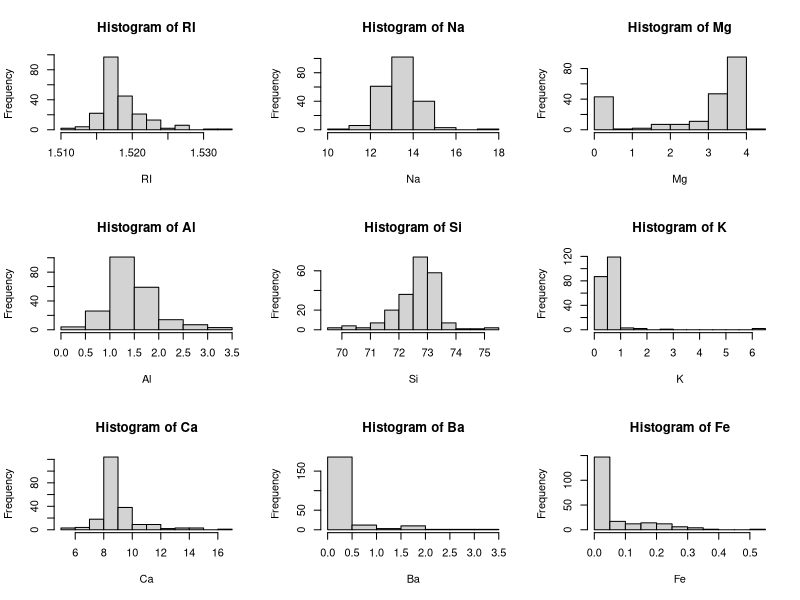
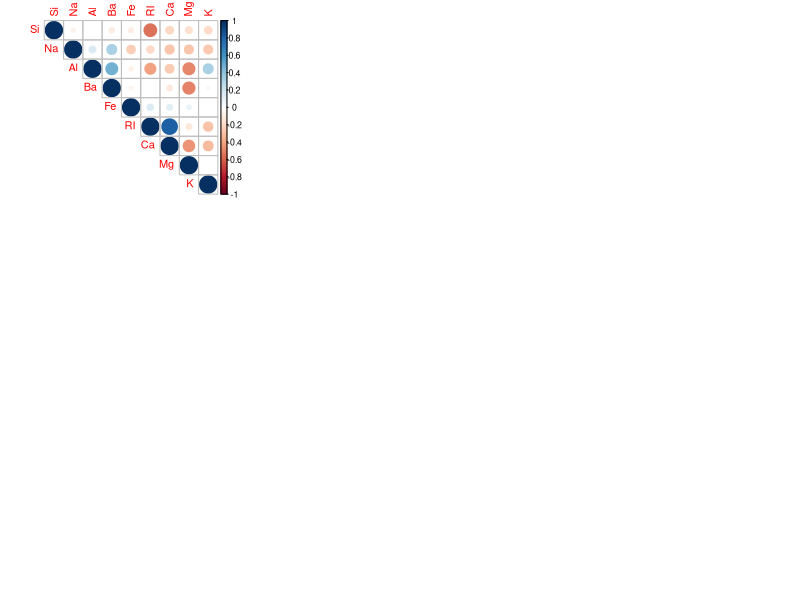
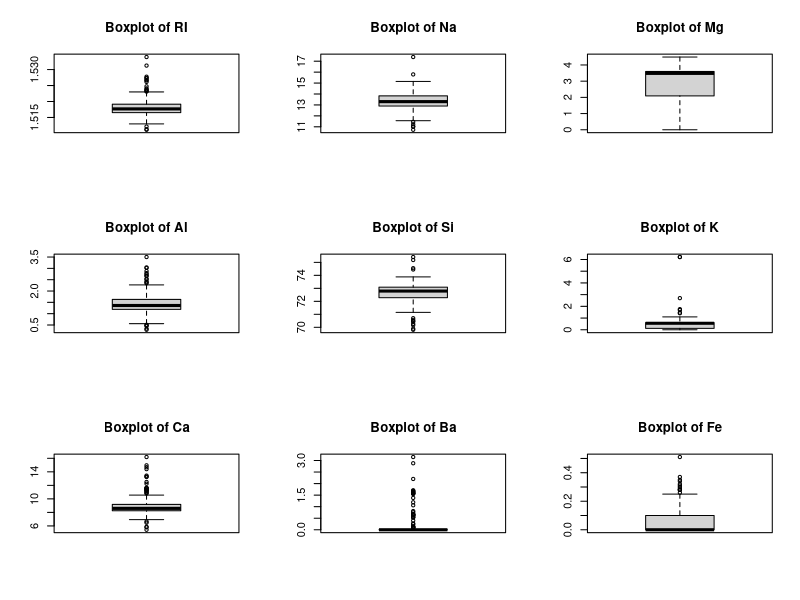
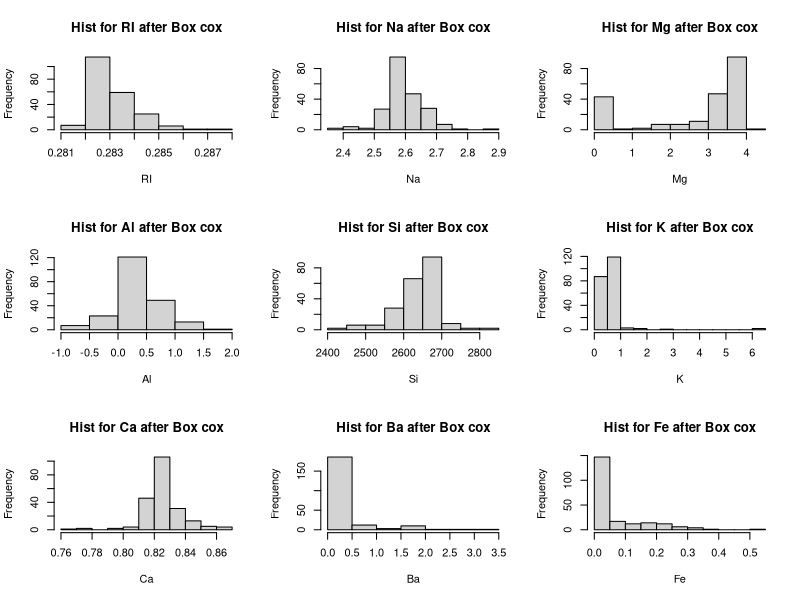

The R source for these figures, in order: (Note: this script raises an error after producing the figures.)
## ---- chunk 1
library(mlbench)
library(e1071)
data(Glass)
str(Glass)
## ---- chunk 2
attach(Glass)
par(mfrow=c(3,3))
hist(RI, main= "Histogram of RI")
hist(Na, main= "Histogram of Na")
hist(Mg, main= "Histogram of Mg")
hist(Al, main= "Histogram of Al")
hist(Si, main= "Histogram of Si")
hist(K, main= "Histogram of K")
hist(Ca, main= "Histogram of Ca")
hist(Ba, main= "Histogram of Ba")
hist(Fe, main= "Histogram of Fe")

## ---- chunk 3
# Relationship between the predictors
library(corrplot)
corr_matrix<- cor(Glass[,-10])
corrplot(corr_matrix, order= "hclust", type = 'upper')
## ---- chunk 4
attach(Glass)
par(mfrow=c(3,3))
boxplot(RI, main= "Boxplot of RI")
boxplot(Na, main= "Boxplot of Na")
boxplot(Mg, main= "Boxplot of Mg")
boxplot(Al, main= "Boxplot of Al")
boxplot(Si, main= "Boxplot of Si")
boxplot(K, main= "Boxplot of K")
boxplot(Ca, main= "Boxplot of Ca")
boxplot(Ba, main= "Boxplot of Ba")
boxplot(Fe, main= "Boxplot of Fe")
## ---- chunk 5
#apply box  plot transformation and check if there is any improvement in the skweness 
library(caret)
preprocessed_data<- preProcess(Glass[,-10],method=c("BoxCox"))
transformed_data<- predict(preprocessed_data,Glass[-10])
par(mfrow=c(3,3))
for (i in 1:9)
{
hist(transformed_data[,i],xlab=colnames(transformed_data)[i], main = paste('Hist for',colnames(transformed_data)[i],'after Box cox'))
}

apply(transformed_data,2,skewness)
## ---- chunk 6
attach(Glass)
library(e1071)
skewed_values <- apply(Glass[,-10],2,skewness)
skewed_values
## ---- chunk 7
library(mlbench)
data(Soybean)
str(Soybean)

#frequency distribution
par(mfrow=c(6,6))
for (i in 1: ncol(Soybean)){
  plot(Soybean[,i],xlab=colnames(Soybean)[i])
}

## ---- chunk 8
image(is.na(Soybean), main ="Missing values", xlab = "observartion", ylab = "Variable", xaxt = "n", yaxt= "n", bty="n")
axis(1, seq(0,1,length.out = nrow(Soybean)), 1:nrow(Soybean), col = "white")
## ---- chunk 9

Ras <- NULL
for(i in 1:ncol(Soybean)){
  NAs <- sum(is.na(Soybean[,i]))
  NAs <- as.data.frame(NAs)
  NAs$var<-colnames(Soybean)[i]
  Ras <- rbind(Ras, NAs)
}
Ras_ <- as.data.frame(Ras)
Ras1 <- Ras_[order(-Ras_$NAs),]
barplot(Ras1$NAs, names.arg = colnames(Soybean), horiz = TRUE, xlab = 'Number of NAs', main = 'Barplot for number of NAs', cex.axis = 0.55, cex.names = 0.55, las=2, width = 5)

## ---- chunk 10
number_of_nas <- apply(Soybean, 2, function(sum_na){ sum(is.na(sum_na)) } )
number_of_nas

Soybean$has_nans_in_sample = apply( Soybean[,-1], 1, function(x){ sum(is.na(x)) > 0 } )
table( Soybean[, c(1,34) ] )
## ---- chunk 11
##Near Zero Variance
nearZeroVar(Soybean)
library(VIM)
transformed_soybean <- kNN(Soybean)
transformed_soybean
## ---- chunk 12
library(caret)
data(BloodBrain)
logBBB
bbbDescr
## ---- chunk 13
library(corrplot)
corr_matrix<- cor(bbbDescr)
corrplot(corr_matrix, order= "hclust", method = 'color', tl.pos = "n")

## ---- chunk 14
corr_cuttoff = findCorrelation( cor( bbbDescr ), cutoff=0.75 )

bbbDescr_lesscorr = bbbDescr[,-corr_cuttoff]
bbbDescr_lesscorr

corrplot( cor(bbbDescr_lesscorr), order = 'hclust', method = 'color', tl.pos="n" )
